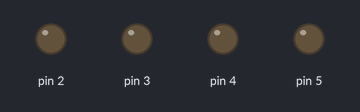
This sketch was run on a simulated Arduino Uno, built with avr-gcc and run on an emulated ATmega328P. Parts: output pins drawn as LEDs (lit = HIGH).

Above: at 0.5 s.
At 2.5 s:
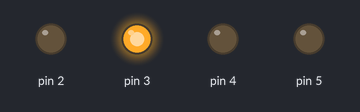
At 4.5 s:
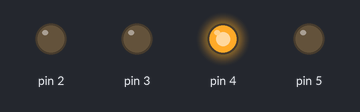
At 9.5 s:
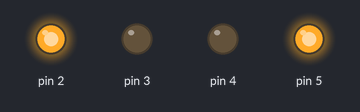
At 14.5 s:
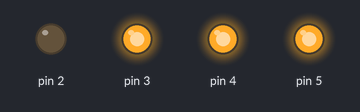
At 19.5 s:
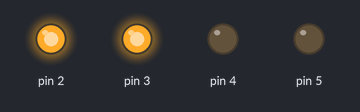
Timing chart, 0 to 20.8 s (numbered marks = the images above):
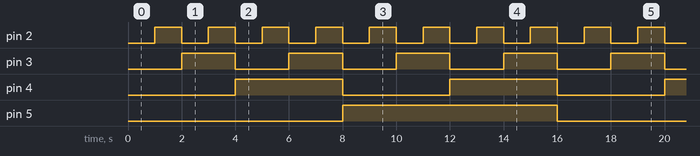

Measured:
- by itself, pin 2: alternates HIGH for 1.0 s and LOW for 1.0 s
- by itself, pin 3: alternates HIGH for 2.0 s and LOW for 2.0 s
- by itself, pin 4: alternates HIGH for 4.0 s and LOW for 4.0 s
- by itself, pin 5: alternates HIGH for 8.0 s and LOW for 8.0 s

The sketch:

binary-led-beginner.ino
```cpp
void setup() {
  pinMode(2, OUTPUT);
  pinMode(3, OUTPUT);
  pinMode(4, OUTPUT);
  pinMode(5, OUTPUT);
}

void loop() {
  // 0 = 0000
  digitalWrite(2, LOW);
  digitalWrite(3, LOW);
  digitalWrite(4, LOW);
  digitalWrite(5, LOW);
  delay(1000);

  // 1 = 0001
  digitalWrite(2, HIGH);
  digitalWrite(3, LOW);
  digitalWrite(4, LOW);
  digitalWrite(5, LOW);
  delay(1000);

  // 2 = 0010
  digitalWrite(2, LOW);
  digitalWrite(3, HIGH);
  digitalWrite(4, LOW);
  digitalWrite(5, LOW);
  delay(1000);

  // 3 = 0011
  digitalWrite(2, HIGH);
  digitalWrite(3, HIGH);
  digitalWrite(4, LOW);
  digitalWrite(5, LOW);
  delay(1000);

  // 4 = 0100
  digitalWrite(2, LOW);
  digitalWrite(3, LOW);
  digitalWrite(4, HIGH);
  digitalWrite(5, LOW);
  delay(1000);

  // 5 = 0101
  digitalWrite(2, HIGH);
  digitalWrite(3, LOW);
  digitalWrite(4, HIGH);
  digitalWrite(5, LOW);
  delay(1000);

  // 6 = 0110
  digitalWrite(2, LOW);
  digitalWrite(3, HIGH);
  digitalWrite(4, HIGH);
  digitalWrite(5, LOW);
  delay(1000);

  // 7 = 0111
  digitalWrite(2, HIGH);
  digitalWrite(3, HIGH);
  digitalWrite(4, HIGH);
  digitalWrite(5, LOW);
  delay(1000);

  // 8 = 1000
  digitalWrite(2, LOW);
  digitalWrite(3, LOW);
  digitalWrite(4, LOW);
  digitalWrite(5, HIGH);
  delay(1000);

  // 9 = 1001
  digitalWrite(2, HIGH);
  digitalWrite(3, LOW);
  digitalWrite(4, LOW);
  digitalWrite(5, HIGH);
  delay(1000);

  // 10 = 1010
  digitalWrite(2, LOW);
  digitalWrite(3, HIGH);
  digitalWrite(4, LOW);
  digitalWrite(5, HIGH);
  delay(1000);

  // 11 = 1011
  digitalWrite(2, HIGH);
  digitalWrite(3, HIGH);
  digitalWrite(4, LOW);
  digitalWrite(5, HIGH);
  delay(1000);

  // 12 = 1100
  digitalWrite(2, LOW);
  digitalWrite(3, LOW);
  digitalWrite(4, HIGH);
  digitalWrite(5, HIGH);
  delay(1000);

  // 13 = 1101
  digitalWrite(2, HIGH);
  digitalWrite(3, LOW);
  digitalWrite(4, HIGH);
  digitalWrite(5, HIGH);
  delay(1000);

  // 14 = 1110
  digitalWrite(2, LOW);
  digitalWrite(3, HIGH);
  digitalWrite(4, HIGH);
  digitalWrite(5, HIGH);
  delay(1000);

  // 15 = 1111
  digitalWrite(2, HIGH);
  digitalWrite(3, HIGH);
  digitalWrite(4, HIGH);

  digitalWrite(5, HIGH);
  delay(1000);
}
```
